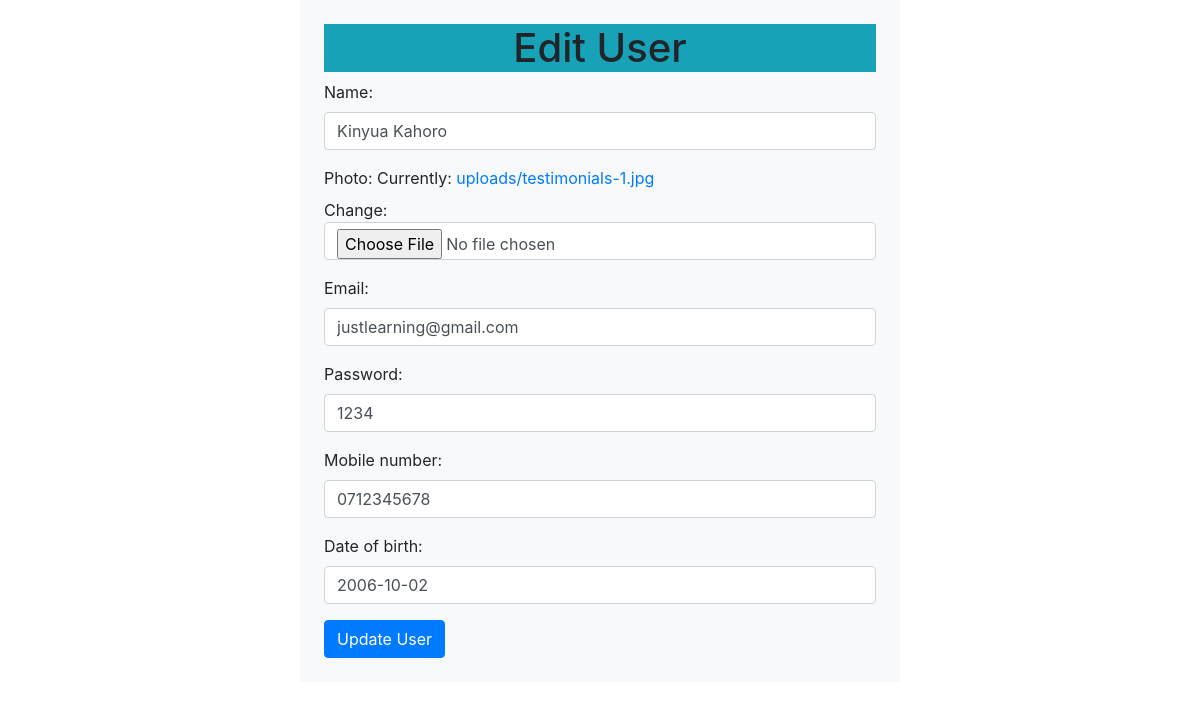
Page /Edit/1/ on the committed database.
### myapp/models.py (models this page shows, shortened)
class User(models.Model):
    name = models.CharField(max_length=100)
    photo = models.ImageField(upload_to='uploads',default='a.png')
    email = models.EmailField(unique=True)
    password = models.CharField(max_length=50)
    mobile_number = models.CharField(max_length=10)
    date_of_birth = models.DateField()

### myapp/views.py (the view)
# urls.py: path('Edit/<id>/', views.Edituser),
def Edituser(request,id=None):
    one_record = User.objects.get(pk=id)
    form = UserForm(request.POST or None, request.FILES or None, instance=one_record)
    if form.is_valid():
        form.save()
        return redirect('/')
    mydict={'form':form}
    return render(request, 'edit.html', context=mydict)

### myapp/forms.py
class UserForm(forms.ModelForm):
    class Meta:
        model = User
        fields = ('name', 'photo','email', 'password', 'mobile_number', 'date_of_birth')
    def __init__(self, *args, **kwargs):
        super(UserForm, self).__init__(*args, **kwargs)
        for visible in self.visible_fields():
            visible.field.widget.attrs['class'] = 'form-control'

### myapp/templates/edit.html (shortened to what this page needs)
<!DOCTYPE html>
<html lang="en">
<head>
    <link rel="stylesheet" href="https://cdn.jsdelivr.net/npm/bootstrap@4.6.1/dist/css/bootstrap.min.css">
</head>
<body>
<div class="w-50 m-auto p-4 bg-light">
<h1 class="text-center bg-info"> Edit User </h1>
    <form method="post" enctype="multipart/form-data">
        {{form.as_p}}
        <button type="submit" class="btn btn-primary">Update User</button>
    </form>
</div>
</body>
</html>

### rows in the picture
User: name "Kinyua Kahoro", email "justlearning@gmail.com", password "1234", mobile_number "0712345678", date_of_birth "2006-10-02"
